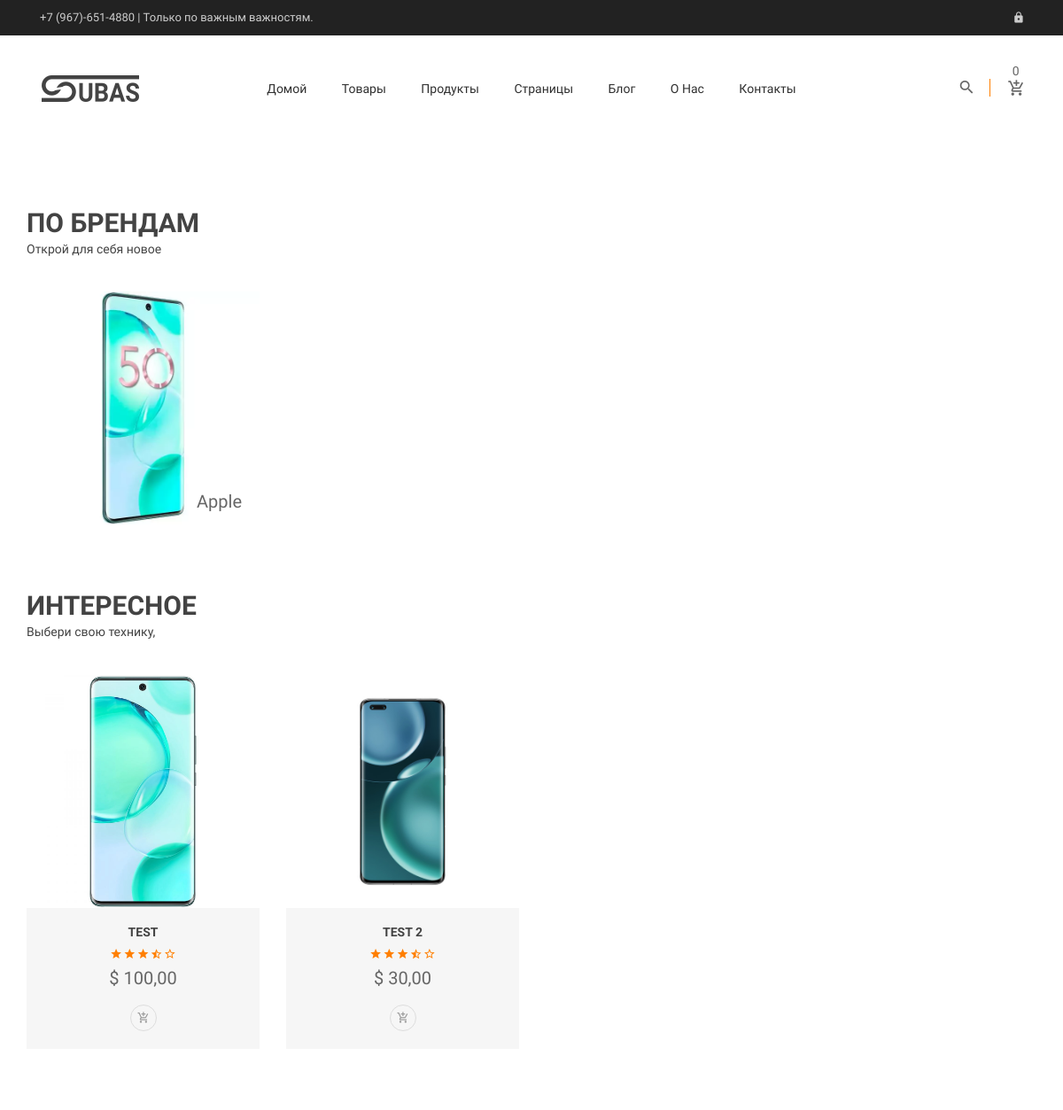
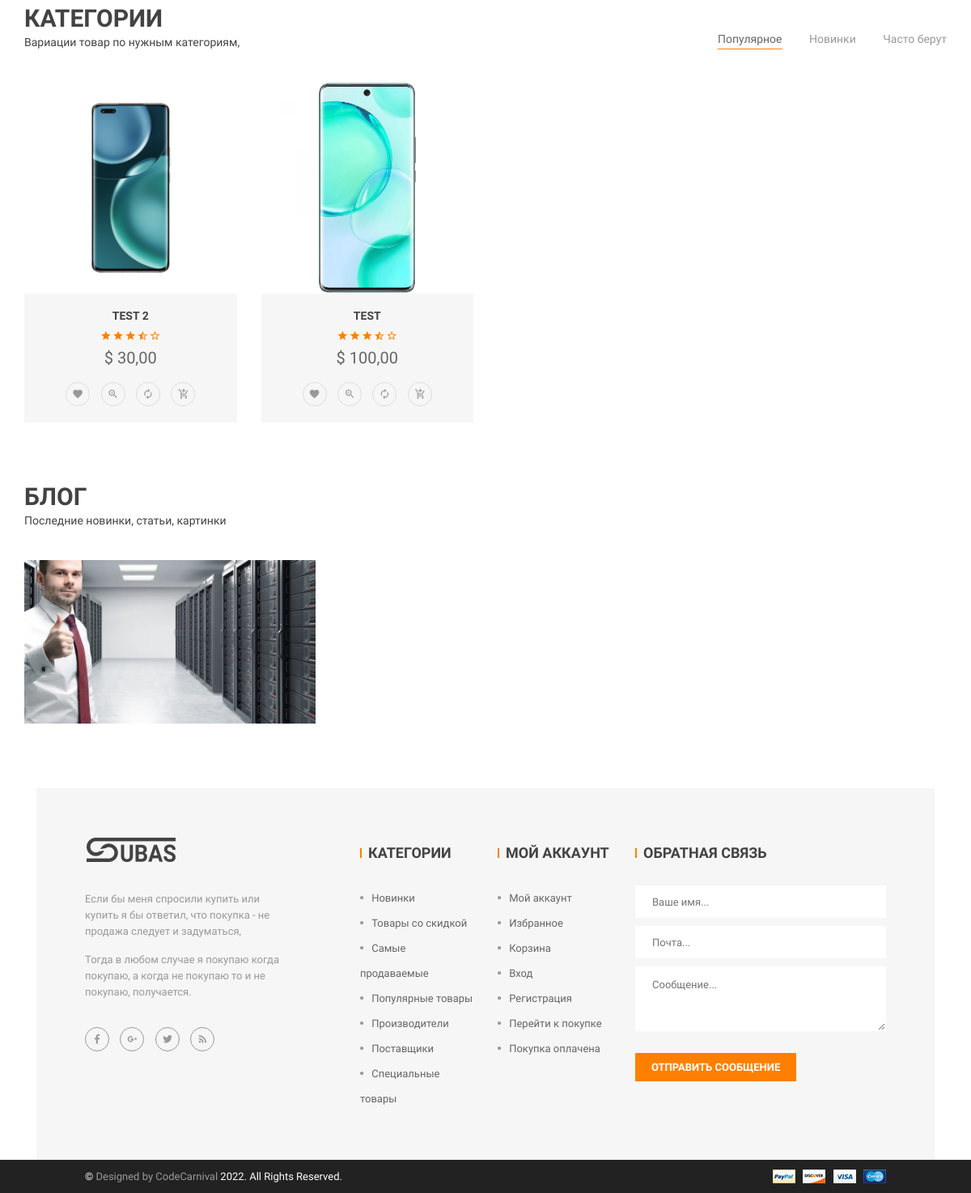
The page / on the database its author committed (2 pictures, top to bottom).
### shop/models.py (models this page shows, shortened)
class Brand(models.Model):
    brand_name = models.CharField(max_length=200,verbose_name='Бренд')
    Androind = models.BooleanField(default=None, verbose_name='Андроид')
    slug = models.SlugField(max_length=400, unique=True, db_index=True, verbose_name="URL", default=None)
    brand_logo = models.ImageField(upload_to='brand_logos', help_text='270x300', default='default',verbose_name='Лого Бренда')
    class Meta:
        verbose_name = ('Бренд')
        verbose_name_plural = ('Бренды')

class Gallery(models.Model):
    image = models.ImageField(upload_to='gallery', help_text='270x300')
    product = models.ForeignKey(Product,
                                on_delete=models.CASCADE,
                                related_name='images')
    class Meta:
        verbose_name = ('Фото')
        verbose_name_plural = ('Фотографии')

class Product(models.Model):
    name = models.CharField(max_length=255, verbose_name='Имя продукта')
    description = models.CharField(max_length=1000, verbose_name='Описание')
    information = models.CharField(max_length=1000, verbose_name='Информация')
    brand = models.ForeignKey(Brand,
                              on_delete=models.CASCADE,
                              related_name='Brand', verbose_name='Бренд')
    rating = models.PositiveSmallIntegerField(default=0, verbose_name='Рейтинг')
    color = models.CharField(max_length=100, default=None, verbose_name='Цвет')
    slug = models.SlugField(max_length=400, unique=True, db_index=True, verbose_name="URL", default=None)
    price = models.DecimalField(default=0, max_digits=20, decimal_places=2, verbose_name='Цена')
    class Meta:
        verbose_name = ('Товар')
        verbose_name_plural = ('Товары')

### blog/models.py (models this page shows, shortened)
class BlogPost(models.Model):
    author = models.ForeignKey(settings.AUTH_USER_MODEL, on_delete=models.CASCADE, related_name='Автор')
    title = models.CharField(max_length=300, default=None)
    image = models.ImageField(help_text='830x390', upload_to='BlogImages')
    data_publish = models.DateField(auto_now_add=True)
    slug = models.SlugField(max_length=400, unique=True, db_index=True, verbose_name="URL", default=None)
    descr = models.CharField(max_length=1000, null=True, blank=True, default=None)
    author_desc = models.CharField(max_length=500, null=True, blank=True, default=None)
    class Meta:
        verbose_name = ('Пост')
        verbose_name_plural = ('Посты блога')

### shop/views.py (the view)
# urls.py: path('', views.index, name='home'),
def index(request):
    ads = Ad.objects.all()
    products = Product.objects.all()
    brands = Brand.objects.all()
    blog_posts = BlogPost.objects.all().order_by('-data_publish')[:3]
    popular_products = Product.objects.all().order_by('-rating')[:10]
    cart = Cart(request)
    context = ({
        'ads': ads,
        'products': products,
        'brands': brands,
        'popular_products': popular_products,
        'posts': blog_posts,
        'cart': cart
    })
    return render(request, 'index.html', context=context)

### cart/Cart.py (called while the page is built)
    def __len__(self):
        return sum(item['quantity'] for item in self.cart.values())

    def get_q(self):
        return sum(item['quantity'] for item in self.cart.values())

    def get_total_price(self):
        return sum(Decimal(item['price']) * item['quantity'] for item in
                   self.cart.values())

### templates/index.html (shortened to what this page needs)
<!doctype html>
{% extends 'base-page.html' %}
{% load static %}
        {% block content %}
        <section id="page-content" class="page-wrapper">
            <div class="by-brand-section mb-80">
                <div class="container">
                    <div class="row">
                        <div class="col-md-12">
                            <div class="section-title text-left mb-40">
                                <h2 class="uppercase">По брендам</h2>
                                <h6>Открой для себя новое</h6>
                            </div>
                        </div>
                    </div>
                    <div class="by-brand-product">
                        <div class="row active-by-brand slick-arrow-2">
                            {% for brand in brands %}
                            <div class="col-xs-12">
                                <div class="single-brand-product">
                                    <a href="{% url 'shop_brand' brand.slug %}"><img src="{{ brand.brand_logo.url }}" alt="brand.brand_name"></a>
                                    <h3 class="brand-title text-gray">
                                        <a href="{% url 'shop_brand' brand.slug %}">{{ brand.brand_name }}</a>
                                    </h3>
                                </div>
                            </div>
                            {% endfor %}
                        </div>
                    </div>
                </div>
            </div>
            <div class="featured-product-section mb-50">
                <div class="container">
                    <div class="row">
                        <div class="col-md-12">
                            <div class="section-title text-left mb-40">
                                <h2 class="uppercase">Интересное</h2>
                                <h6>Выбери свою технику,</h6>
                            </div>
                        </div>
                    </div>
                    <div class="featured-product">
                        <div class="row active-featured-product slick-arrow-2">
                            {% for product in products %}
                            <div class="col-xs-12">
                                <div class="product-item">
                                    <div class="product-img">
                                        <a href="{% url 'product_detail' product.brand.slug product.slug %}">
                                            {% for images in product.images.all %}
                                                {% if forloop.counter == 1 %}
                                            <img src="{{ images.image.url }}" alt=""/>
                                                {% endif %}
                                            {% endfor %}
                                        </a>
                                    </div>
                                    <div class="product-info">
                                        <h6 class="product-title">
                                            <a href="{% url 'product_detail' product.brand.slug product.slug %}">{{ product.name }}</a>
                                        </h6>
                                        <div class="pro-rating">
                                            <a href="#"><i class="zmdi zmdi-star"></i></a>
                                            <a href="#"><i class="zmdi zmdi-star"></i></a>
                                            <a href="#"><i class="zmdi zmdi-star"></i></a>
                                            <a href="#"><i class="zmdi zmdi-star-half"></i></a>
                                            <a href="#"><i class="zmdi zmdi-star-outline"></i></a>
                                        </div>
                                        <h3 class="pro-price">$ {{ product.price }}</h3>
                                        <ul class="action-button">
                                            <li>
                                                <a href="{% url 'product_detail' product.brand.slug product.slug %}" title="Добавить в корзину"><i class="zmdi zmdi-shopping-cart-plus"></i></a>
                                            </li>
                                        </ul>
                                    </div>
                                </div>
                            </div>
                            {% endfor %}
                        </div>
                    </div>
                </div>
            </div>
            <div class="product-tab-section mb-50">
                <div class="container">
                    <div class="row">
                        <div class="col-md-6 col-sm-12 col-xs-12">
                            <div class="section-title text-left mb-40">
                                <h2 class="uppercase">Категории</h2>
                                <h6>Вариации товар по нужным категориям,</h6>
                            </div>
                        </div>
                        <div class="col-md-6 col-sm-12 col-xs-12">
                            <div class="pro-tab-menu text-right">
                                <ul class="" >
                                    <li class="active"><a href="#popular-product" data-toggle="tab">Популярное</a></li>
                                    <li><a href="#new-arrival" data-toggle="tab">Новинки</a></li>
                                    <li><a href="#best-seller"  data-toggle="tab">Часто берут</a></li>
                                </ul>
                            </div>
                        </div>
                    </div>
                    <div class="product-tab">
                        <div class="tab-content">
                            <div class="tab-pane active" id="popular-product">
                                <div class="row">
                                    {% for product in popular_products.all %}
                                    <div class="col-md-3 col-sm-4 col-xs-12">
                                        <div class="product-item">
                                            <div class="product-img">
                                                <a href="{% url 'product_detail' product.brand.slug product.slug %}">
                                                    {% for image in product.images.all %}
                                                        {% if forloop.counter == 1 %}
                                                    <img src="{{ image.image.url }}" alt=""/>
                                                        {% endif %}
                                                    {% endfor %}
                                                </a>
                                            </div>
                                            <div class="product-info">
                                                <h6 class="product-title">
                                                    <a href="{% url 'product_detail' product.brand.slug product.slug %}">{{ product.name }}</a>
                                                </h6>
                                                <div class="pro-rating">
                                                    <a href="#"><i class="zmdi zmdi-star"></i></a>
                                                    <a href="#"><i class="zmdi zmdi-star"></i></a>
                                                    <a href="#"><i class="zmdi zmdi-star"></i></a>
                                                    <a href="#"><i class="zmdi zmdi-star-half"></i></a>
                                                    <a href="#"><i class="zmdi zmdi-star-outline"></i></a>
                                                </div>
                                                <h3 class="pro-price">$ {{ product.price }}</h3>
                                                <ul class="action-button">
                                                    <li>
                                                        <a href="#" title="Wishlist"><i class="zmdi zmdi-favorite"></i></a>
                                                    </li>
                                                    <li>
                                                        <a href="#" data-toggle="modal"  data-target="#productModal" title="Quickview"><i class="zmdi zmdi-zoom-in"></i></a>
                                                    </li>
                                                    <li>
                                                        <a href="#" title="Compare"><i class="zmdi zmdi-refresh"></i></a>
                                                    </li>
                                                    <li>
                                                        <a href="#" title="Add to cart"><i class="zmdi zmdi-shopping-cart-plus"></i></a>
                                                    </li>
                                                </ul>
                                            </div>
                                        </div>
                                    </div>
                                    {% endfor %}
                                </div>
                            </div>
                        </div>
                    </div>
                </div>
            </div>
            <div class="blog-section mb-50">
                <div class="container">
                    <div class="row">
                        <div class="col-md-12">
                            <div class="section-title text-left mb-40">
                                <h2 class="uppercase">Блог</h2>
                                <h6>Последние новинки, статьи, картинки</h6>
                            </div>
                        </div>
                    </div>
                    <div class="blog">
                        <div class="row active-blog">
                            {% for post in posts %}
                            <div class="col-xs-12">
                                <div class="blog-item">
                                    <img src="{{ post.image.url }}" alt="">
                                </div>
                            </div>
                            {% endfor %}
                        </div>
                    </div>
                </div>
            </div>
        </section>
        {% endblock %}

### static/style.css (style rules this page uses)
.single-brand-product { position: relative; }
.single-brand-product > a { display: block; }
.single-brand-product img { width: 100%; }
.single-brand-product .brand-title { bottom: 15px; margin: 0; position: absolute; right: 20px; }
.product-item { margin-bottom: 30px; transition: all 0.3s ease 0s; }
.product-img img { width: 100%; }
.product-info { background: #f6f6f6 none repeat scroll 0 0; padding: 20px 0; text-align: center; }
.product-title { color: #434343; font-family: "Raleway",sans-serif; font-size: 14px; font-weight: 700; margin-bottom: 10px; overflow: hidden; text-overflow: ellipsis; text-transform: uppercase; white-space: nowrap; }
.pro-rating { line-height: 1; margin-bottom: 10px; }
.pro-rating a { color: #ff7f00; font-size: 14px; }
.pro-price { color: #666666; font-family: "Roboto",sans-serif; font-weight: 400; line-height: 20px; margin-bottom: 20px; z-index: 9; }
.action-button > li { display: inline-block; margin-right: 10px; }
.action-button > li:last-child { margin-right: 0; }
.action-button > li > a { background: transparent; border: 1px solid #ddd; border-radius: 50%; color: #999999; display: block; font-size: 14px; height: 30px; line-height: 28px; text-align: center; width: 30px; }
.pro-tab-menu { margin: 25px 0 30px; }
.pro-tab-menu ul li { display: inline-block; margin-left: 30px; }
.pro-tab-menu ul li:first-child { margin-left: 0; }
.pro-tab-menu ul li a { color: #999999; display: block; font-size: 14px; font-weight: 500; }
.pro-tab-menu ul li.active a { border-bottom: 1px solid #ffbf7f; color: #666666; }
.blog-item { margin-bottom: 30px; overflow: hidden; position: relative; }
.blog-item img { width: 100%; }

### static/css/shortcode/default.css (style rules this page uses)
body { background: #fff; font-family: 'Raleway', sans-serif; font-weight: normal; font-style: normal; font-size: 14px; line-height: 24px; }
.uppercase { text-transform: uppercase }
h1, h2, h3, h4, h5, h6 { font-family: 'Raleway', sans-serif; font-weight: normal; color: #434343; margin-top: 0px; font-style: normal; font-weight: 400; }
h1 a, h2 a, h3 a, h4 a, h5 a, h6 a { color: inherit }
h2 { font-size: 24px; }
h3 { font-size: 20px; }
h6 { font-size: 14px; }
ul { margin: 0px; padding: 0px; }
.text-gray { color: #666; }
.mb-40 { margin-bottom: 40px }
.mb-50 { margin-bottom: 50px }
.mb-80 { margin-bottom: 80px }
.section-title h2 { font-size: 30px; font-weight: 700; line-height: 24px; }

### static/css/color/skin-default.css (style rules this page uses)
.pro-tab-menu ul li.active a { border-bottom: 1px solid #ff7f00; }
.pro-rating a { color: #ff7f00; }

### rows shown on the page
Brand: brand_logo (picture), brand_name "Apple"
Product: name "TEST", price "100,00"
Gallery: image (picture)
Product: name "TEST 2", price "30,00"
Gallery: image (picture)
BlogPost: image (picture)

### other values the page prints
{{ cart.get_q }} "0"
